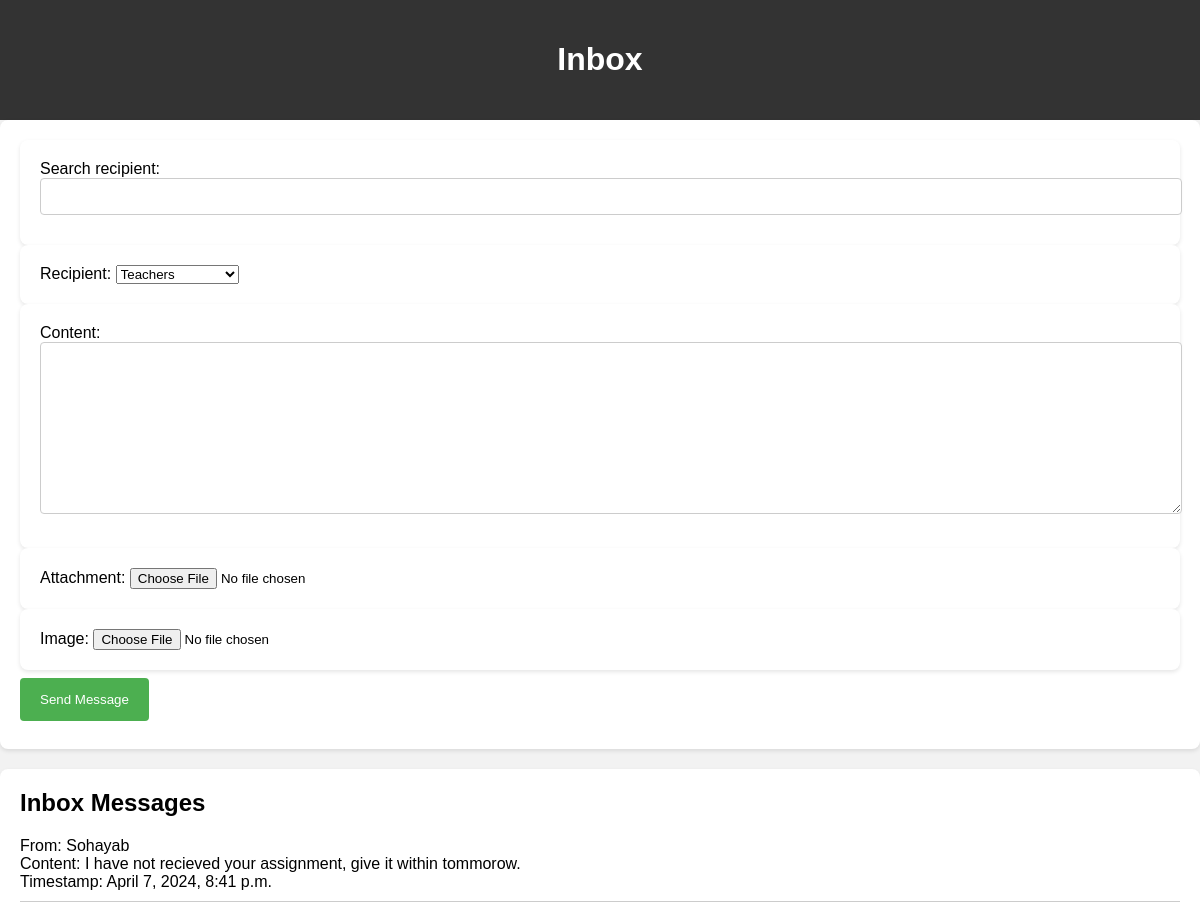
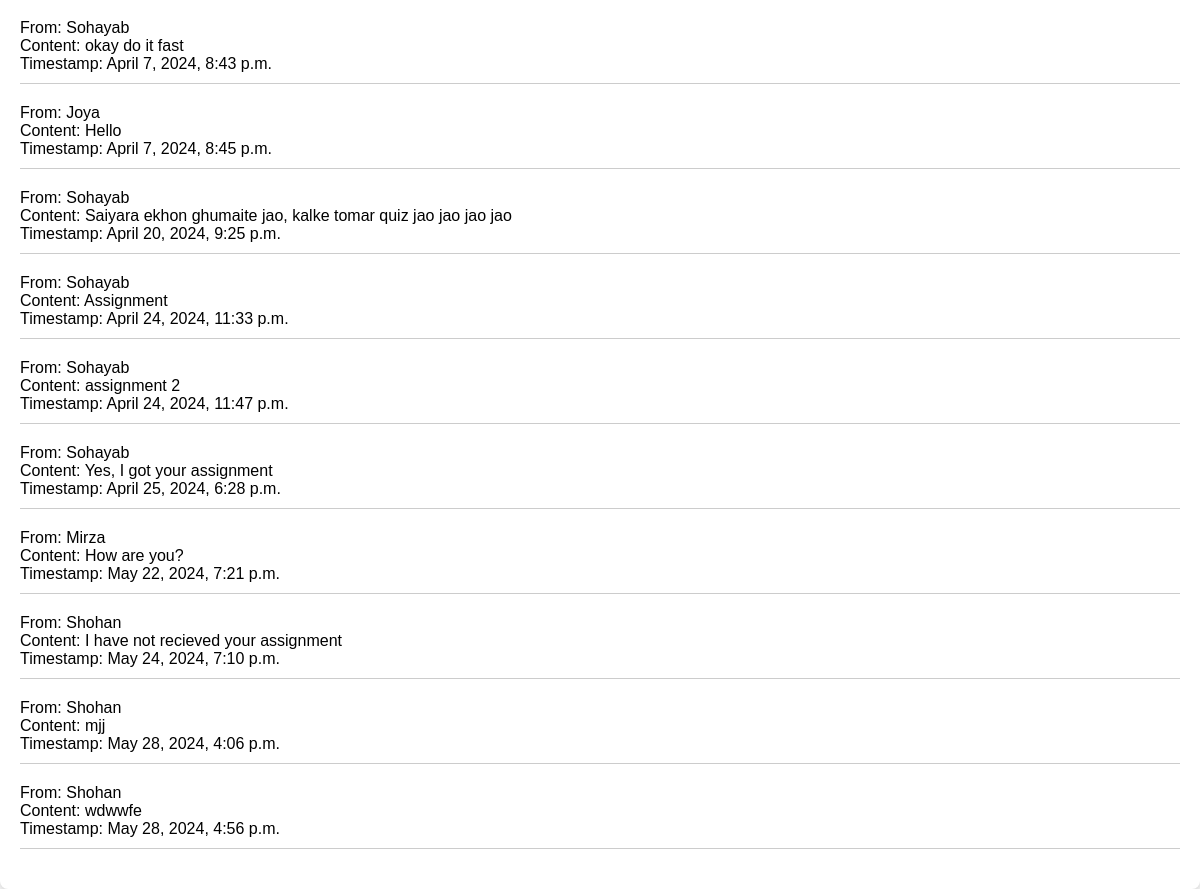
The app's page /inbox (signed in) with its own data (2 pictures, top to bottom).
### edu/models.py (models this page shows, shortened)
class Message(models.Model):
    sender = models.ForeignKey(User, related_name='sent_messages', on_delete=models.CASCADE)
    recipient = models.ForeignKey(User, related_name='received_messages', on_delete=models.CASCADE)
    timestamp = models.DateTimeField(auto_now_add=True)
    content = models.TextField()
    attachment = models.FileField(upload_to='message_attachments/', blank=True, null=True)
    image = models.ImageField(upload_to='images/', null=True, blank=True)

### edu/views.py (the view)
# urls.py: path('inbox', views.inbox, name='inbox'),
@login_required
def inbox(request):
    if request.method == 'POST':
        form = MessageForm(request.POST, request.FILES, user=request.user)  # Pass 'user' key
        if form.is_valid():
            message = form.save(commit=False)
            message.sender = request.user
            message.save()
            return redirect('inbox')
    else:
        form = MessageForm(user=request.user)  # Pass 'user' key
    inbox_messages = Message.objects.filter(recipient=request.user)
    return render(request, 'inbox.html', {'form': form, 'inbox_messages': inbox_messages})

### edu/forms.py
class MessageForm(forms.ModelForm):
    search_recipient = forms.CharField(
        required=False,
        widget=forms.TextInput(attrs={'placeholder': 'Search recipient by name'}),
    )
    class Meta:
        model = models.Message
        fields = ['recipient', 'content', 'attachment', 'image']  # Do not include search_recipient here
    def __init__(self, *args, **kwargs):
        user = kwargs.pop('user')
        super(MessageForm, self).__init__(*args, **kwargs)
        if is_teacher(user):
            self.fields['recipient'].queryset = User.objects.filter(groups__name='STUDENT')
            self.fields['recipient'].empty_label = "Students"
        else:
            self.fields['recipient'].queryset = User.objects.filter(groups__name='TEACHER')
            self.fields['recipient'].empty_label = "Teachers"
        self.fields['recipient'].label_from_instance = lambda obj: f"{obj.first_name} {obj.last_name}"
        self.fields['attachment'].required = False
        self.fields['image'].required = False

### edu/forms.py (called while the page is built)
def is_teacher(user):
    return user.groups.filter(name='TEACHER').exists()

### templates/inbox.html (shortened to what this page needs)
<!DOCTYPE html>
<html lang="en">
<head>
</head>
<body>
    <header>
        <h1>Inbox</h1>
    </header>
    <form action="" method="post">
        <div>
            <label for="search_recipient">Search recipient:</label>
            <input type="text" id="search_recipient" name="search_recipient">
        </div>
        <div>
            {{ form.recipient.label_tag }} {{ form.recipient }}
        </div>
        <div>
            {{ form.content.label_tag }} {{ form.content }}
        </div>
        <div>
            {{ form.attachment.label_tag }} {{ form.attachment }}
        </div>
        <div>
            {{ form.image.label_tag }} {{ form.image }}
        </div>
        <button type="submit">Send Message</button>
    </form>
    <div>
      <h2>Inbox Messages</h2>
      {% if inbox_messages %}
          <ul>
              {% for message in inbox_messages %}
                  <li>
                      <p>From: {{ message.sender.first_name }}</p>
                      <p>Content: {{ message.content }}</p>
                      <p>Timestamp: {{ message.timestamp }}</p>
                  </li>
              {% endfor %}
          </ul>
      {% else %}
          <p>No messages in your inbox.</p>
      {% endif %}
  </div>
</body>
</html>

### templates/inbox.html (style rules this page uses)
body { font-family: Arial, sans-serif; margin: 0; padding: 0; background-color: #f2f2f2; }
header { background-color: #333; color: #fff; padding: 20px; text-align: center; }
form { background-color: #fff; padding: 20px; margin-bottom: 20px; border-radius: 8px; box-shadow: 0 2px 4px rgba(0, 0, 0, 0.1); }
form input[type="text"], form textarea { width: 100%; padding: 10px; margin-bottom: 10px; border: 1px solid #ccc; border-radius: 4px; }
form button { background-color: #4CAF50; color: white; padding: 14px 20px; margin: 8px 0; border: none; border-radius: 4px; cursor: pointer; }
div { background-color: #fff; padding: 20px; border-radius: 8px; box-shadow: 0 2px 4px rgba(0, 0, 0, 0.1); }
h2 { margin-top: 0; }
ul { list-style-type: none; padding: 0; }
li { margin-bottom: 20px; border-bottom: 1px solid #ccc; padding-bottom: 10px; }
p { margin: 0; }

### records on screen
Message: sender.first_name "Sohayab", content "I have not recieved your assignment, give it within tommorow.", timestamp "April 7, 2024, 8:41 p.m."
Message: sender.first_name "Sohayab", content "okay do it fast", timestamp "April 7, 2024, 8:43 p.m."
Message: sender.first_name "Joya", content "Hello", timestamp "April 7, 2024, 8:45 p.m."
Message: sender.first_name "Sohayab", content "Saiyara ekhon ghumaite jao, kalke tomar quiz jao jao jao jao", timestamp "April 20, 2024, 9:25 p.m."
Message: sender.first_name "Sohayab", content "Assignment", timestamp "April 24, 2024, 11:33 p.m."
Message: sender.first_name "Sohayab", content "assignment 2", timestamp "April 24, 2024, 11:47 p.m."
Message: sender.first_name "Sohayab", content "Yes, I got your assignment", timestamp "April 25, 2024, 6:28 p.m."
Message: sender.first_name "Mirza", content "How are you?", timestamp "May 22, 2024, 7:21 p.m."
Message: sender.first_name "Shohan", content "I have not recieved your assignment", timestamp "May 24, 2024, 7:10 p.m."
Message: sender.first_name "Shohan", content "mjj", timestamp "May 28, 2024, 4:06 p.m."
Message: sender.first_name "Shohan", content "wdwwfe", timestamp "May 28, 2024, 4:56 p.m."
